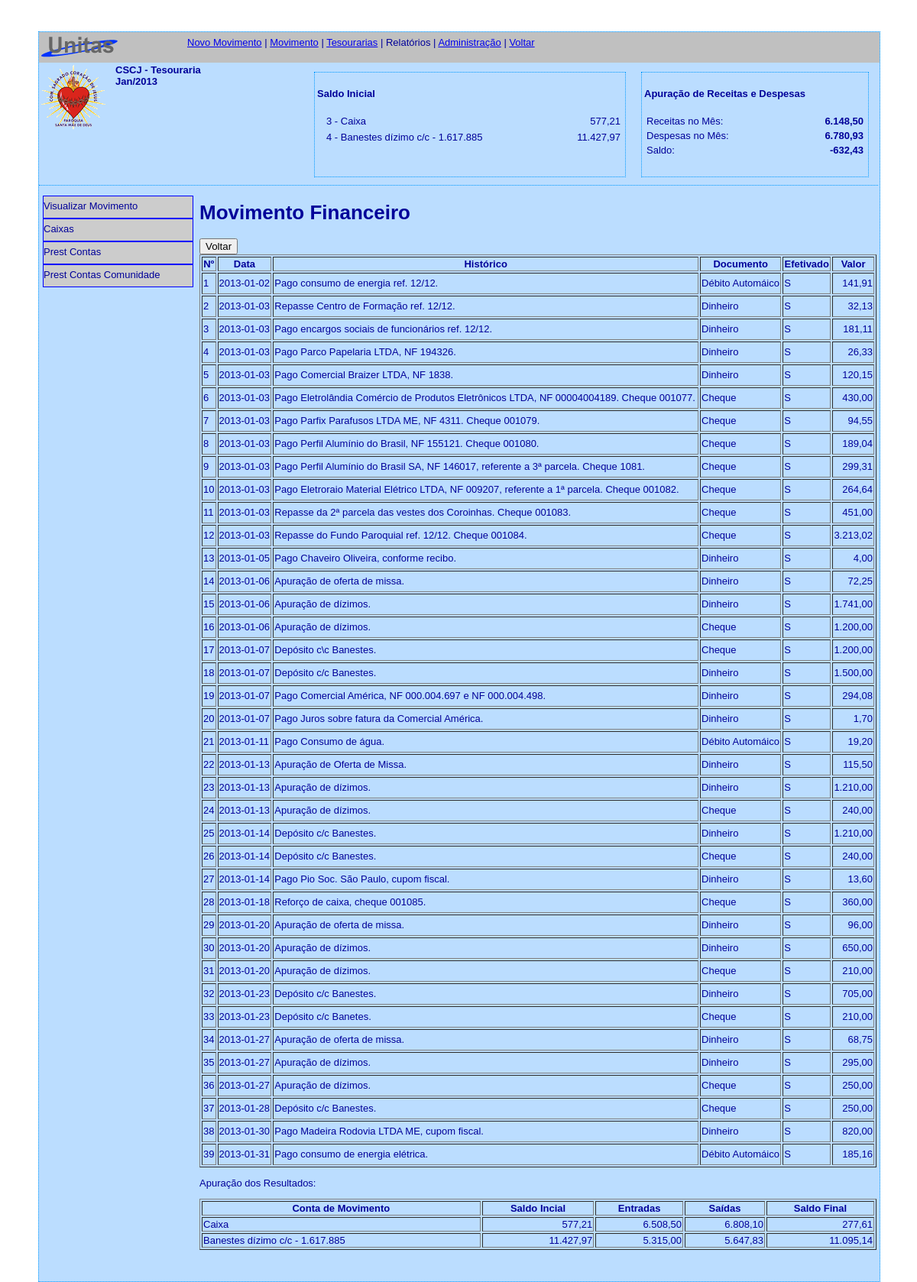
The page /administracao/plus/tesouraria/frm_tesouraria.php?area=visu_movimento&movimento=72 on the database its author committed.
### tables this page shows
CREATE TABLE IF NOT EXISTS `unts_movimento` (
  `movim_id` smallint(6) NOT NULL AUTO_INCREMENT,
  `tesra_id` smallint(6) NOT NULL,
  `perio_id` smallint(6) NOT NULL,
  `movim_data_ini` date NOT NULL,
  `movim_data_fim` date NOT NULL,
  `movim_ativo` char(1) NOT NULL,
  PRIMARY KEY (`movim_id`),
  UNIQUE KEY `unique_tesra_periodo` (`tesra_id`,`perio_id`),
  KEY `tesra_id` (`tesra_id`),
  KEY `perio_id` (`perio_id`)
);

CREATE TABLE IF NOT EXISTS `unts_tesouraria` (
  `tesra_id` smallint(6) NOT NULL AUTO_INCREMENT,
  `tesra_descricao` varchar(255) NOT NULL,
  `comun_id` smallint(6) NOT NULL,
  `tesra_ativo` char(1) NOT NULL DEFAULT 'S',
  PRIMARY KEY (`tesra_id`),
  KEY `comun_id` (`comun_id`)
);

CREATE TABLE IF NOT EXISTS `unts_saldo_ini` (
  `saldo_id` smallint(6) NOT NULL AUTO_INCREMENT,
  `movim_id` smallint(6) NOT NULL,
  `conta_id` smallint(6) NOT NULL,
  `saldo_valor` double NOT NULL,
  `saldo_ativo` char(1) NOT NULL,
  PRIMARY KEY (`saldo_id`),
  UNIQUE KEY `unq_mov_cta` (`movim_id`,`conta_id`),
  KEY `movim_id` (`movim_id`),
  KEY `conta_id` (`conta_id`)
);

CREATE TABLE IF NOT EXISTS `unts_contas` (
  `conta_id` smallint(6) NOT NULL AUTO_INCREMENT,
  `conta_tipo` char(1) NOT NULL,
  `conta_descricao` varchar(255) NOT NULL,
  `conta_visibilidade` smallint(6) NOT NULL DEFAULT '0',
  `conta_ativa` char(1) NOT NULL,
  PRIMARY KEY (`conta_id`)
);

CREATE TABLE IF NOT EXISTS `unts_item_mov` (
  `item_id` smallint(6) NOT NULL AUTO_INCREMENT,
  `movim_id` smallint(6) NOT NULL,
  `item_data` date NOT NULL,
  `conta_id_e` smallint(6) NOT NULL,
  `conta_id_s` smallint(6) NOT NULL,
  `item_historico` mediumtext NOT NULL,
  `item_documento` varchar(255) NOT NULL,
  `item_valor` double NOT NULL,
  `item_efetivado` char(1) NOT NULL,
  `item_ativo` char(1) NOT NULL,
  PRIMARY KEY (`item_id`),
  KEY `movim_id` (`movim_id`)
);

### includes/common/KT_functions.inc.php (called while the page is built, shortened)
<?php
function KT_convertDateCall($date, $toScreen = '') {
	if (!preg_match('/^([\d-\/\[\]\(\)\s\*\|\+\.:=,]|a|p|am|pm)+$/i', $date)) {
		return $date;
	}
	$date = str_replace('1900-01-01 ', '', $date);
	$date = KT_convertDate($date, $from, $to);
	return $date;
}
function KT_formatDate($date) {
	return KT_convertDateCall($date, 'toscreen');
}
?>

### administracao/plus/tesouraria/frm_visualizar_movimento.php (the view, shortened to what this page needs)
<?php require_once('../../../Connections/unitas.php'); ?>
<?php
	function calcula_entradas ($conta, $tipo, $movim)
	{
		if ($tipo == 'o') {$cta = 'conta_id_s';$nome = 'saida';}elseif($tipo == 'd'){$cta = 'conta_id_e';$nome='entrada';}
		$query_rs_calculo = 'SELECT SUM(item_valor) AS '.$nome.' FROM unts_item_mov WHERE '. $cta. '='. $conta.' AND movim_id='.$movim;
		$rs_calculo = mysql_query($query_rs_calculo);
		$row_rs_calculo = mysql_fetch_assoc($rs_calculo);
		if ($tipo == 'o') {return $row_rs_calculo['saida'];} elseif($tipo == 'd'){return $row_rs_calculo['entrada'];}
	}
?>
<?php
$nro_movimento_rs_itens = "-1";
if (isset($_GET['movimento'])) {
  $nro_movimento_rs_itens = $_GET['movimento'];
}
$query_rs_itens = sprintf("SELECT   unts_item_mov.*,   unts_movimento.tesra_id FROM   unts_item_mov INNER JOIN unts_movimento ON unts_movimento.movim_id = unts_item_mov.movim_id WHERE unts_item_mov.movim_id = %s AND unts_item_mov.item_ativo = 'S' ORDER BY unts_item_mov.item_data", GetSQLValueString($nro_movimento_rs_itens, "int"));
$rs_itens = mysql_query($query_rs_itens, $unitas) or die(mysql_error());
$row_rs_itens = mysql_fetch_assoc($rs_itens);
$movim_rs_saldoinicial = "-1";
if (isset($_GET['movimento'])) {
  $movim_rs_saldoinicial = $_GET['movimento'];
}
$query_rs_saldoinicial = sprintf("SELECT unts_saldo_ini . * , unts_contas . * FROM unts_saldo_ini LEFT JOIN unts_contas ON unts_contas.conta_id = unts_saldo_ini.conta_id WHERE unts_saldo_ini.movim_id = %s", GetSQLValueString($movim_rs_saldoinicial, "int"));
$rs_saldoinicial = mysql_query($query_rs_saldoinicial, $unitas) or die(mysql_error());
$row_rs_saldoinicial = mysql_fetch_assoc($rs_saldoinicial);
?>
<!DOCTYPE html PUBLIC "-//W3C//DTD XHTML 1.0 Transitional//EN" "http://www.w3.org/TR/xhtml1/DTD/xhtml1-transitional.dtd">
<html xmlns="http://www.w3.org/1999/xhtml">
<head>
</head>
<body>
<h1>Movimento Financeiro</h1>
<form id="form1" name="form1" method="post" action="/unitas/administracao/plus/tesouraria/frm_tesouraria.php?movimento=<?php echo $_GET['movimento']; ?>">
    <label>
      <input type="submit" name="voltar" id="voltar" value="Voltar" />
    </label>
</form>
<table width="100%" border="1">
  <tr>
    <td align="center"><strong>N&ordm;</strong></td>
    <td align="center"><strong>Data</strong></td>
    <td align="center"><strong>Hist&oacute;rico</strong></td>
    <td align="center"><strong>Documento</strong></td>
    <td align="center"><strong>Efetivado</strong></td>
    <td align="center"><strong>Valor</strong></td>
  </tr>
  <?php do { ?>
    <tr>
      <td height="24"><?php $cont = $cont + 1; echo $cont;?></td>
      <td><?php echo KT_FormatDate($row_rs_itens['item_data']); ?></td>
      <td><?php echo $row_rs_itens['item_historico']; ?></td>
      <td><?php echo $row_rs_itens['item_documento']; ?></td>
      <td><?php echo $row_rs_itens['item_efetivado']; ?></td>
      <td align="right"><?php echo number_format($row_rs_itens['item_valor'],2,",","."); ?></td>
    </tr>
    <?php } while ($row_rs_itens = mysql_fetch_assoc($rs_itens)); ?>
</table>
<p>Apura&ccedil;&atilde;o dos Resultados:</p>
<table width="100%" border="1">
  <tr>
    <td align="center"><strong>Conta de Movimento</strong></td>
    <td align="center"><strong>Saldo Incial</strong></td>
    <td align="center"><strong>Entradas</strong></td>
    <td align="center"><strong>Sa&iacute;das</strong></td>
    <td align="center"><strong>Saldo Final</strong></td>
  </tr>
  <?php do { ?>
    <tr>
      <td><?php echo $row_rs_saldoinicial['conta_descricao']; ?></td>
      <td align="right"><?php $saldo_inicial = $row_rs_saldoinicial['saldo_valor']; echo number_format($saldo_inicial,2,",",".");?></td>
      <td align="right"><?php $total_entradas = calcula_entradas ($row_rs_saldoinicial['conta_id'], 'o',$row_rs_saldoinicial['movim_id']); echo number_format($total_entradas,2,",",".");?></td>
      <td align="right"><?php $total_saidas = calcula_entradas($row_rs_saldoinicial['conta_id'], 'd',$row_rs_saldoinicial['movim_id']); echo number_format($total_saidas,2,",",".");?></td>
      <td align="right"><?php $valor_final = (($saldo_inicial + $total_entradas)- $total_saidas); echo number_format($valor_final,2,",",".");?></td>
    </tr>
    <?php } while ($row_rs_saldoinicial = mysql_fetch_assoc($rs_saldoinicial)); ?>
</table>
<p>&nbsp;</p>
</body>
</html>

### administracao/plus/tesouraria/frm_tesouraria.php (shortened to what this page needs)
<?php require_once('../../../Connections/unitas.php'); ?>
<?php
if (!function_exists("GetSQLValueString")) {
function GetSQLValueString($theValue, $theType, $theDefinedValue = "", $theNotDefinedValue = "")
{
  $theValue = function_exists("mysql_real_escape_string") ? mysql_real_escape_string($theValue) : mysql_escape_string($theValue);
  switch ($theType) {
    case "long":
    case "int":
      $theValue = ($theValue != "") ? intval($theValue) : "NULL";
      break;
  }
  return $theValue;
}
}
$mov_rs_movimento = "-1";
if (isset($_GET['movimento'])) {
  $mov_rs_movimento = $_GET['movimento'];
}
$query_rs_movimento = sprintf("SELECT CONCAT(unts_periodo.perio_mes,'/',unts_periodo.perio_ano) AS mov_perio,    unts_movimento.*,    unts_tesouraria.* FROM unts_movimento INNER JOIN unts_tesouraria ON unts_tesouraria.tesra_id = unts_movimento.tesra_id INNER JOIN unts_periodo ON unts_periodo.perio_id = unts_movimento.perio_id WHERE unts_movimento.movim_ativo = 'S' AND    unts_movimento.movim_id = %s", GetSQLValueString($mov_rs_movimento, "int"));
$rs_movimento = mysql_query($query_rs_movimento, $unitas) or die(mysql_error());
$row_rs_movimento = mysql_fetch_assoc($rs_movimento);
$movim_rs_saldoinicial = "-1";
if (isset($_GET['movimento'])) {
  $movim_rs_saldoinicial = $_GET['movimento'];
}
$query_rs_saldoinicial = sprintf("SELECT unts_saldo_ini . * , unts_contas . * FROM unts_saldo_ini LEFT JOIN unts_contas ON unts_contas.conta_id = unts_saldo_ini.conta_id WHERE unts_saldo_ini.movim_id = %s", GetSQLValueString($movim_rs_saldoinicial, "int"));
$rs_saldoinicial = mysql_query($query_rs_saldoinicial, $unitas) or die(mysql_error());
$row_rs_saldoinicial = mysql_fetch_assoc($rs_saldoinicial);
$moviment_rs_tot_receitas = "-1";
if (isset($_GET['movimento'])) {
  $moviment_rs_tot_receitas = $_GET['movimento'];
}
$query_rs_tot_receitas = sprintf("SELECT SUM( item_valor ) AS total_receitas FROM unts_item_mov INNER JOIN unts_contas ON unts_contas.conta_id = unts_item_mov.conta_id_e WHERE movim_id =%s AND conta_tipo = 'R'", GetSQLValueString($moviment_rs_tot_receitas, "int"));
$rs_tot_receitas = mysql_query($query_rs_tot_receitas, $unitas) or die(mysql_error());
$row_rs_tot_receitas = mysql_fetch_assoc($rs_tot_receitas);
$movimen_rs_tot_despesas = "-1";
if (isset($_GET['movimento'])) {
  $movimen_rs_tot_despesas = $_GET['movimento'];
}
$query_rs_tot_despesas = sprintf("SELECT SUM( item_valor ) AS total_despesas FROM unts_item_mov INNER JOIN unts_contas ON unts_contas.conta_id = unts_item_mov.conta_id_s WHERE movim_id = %s AND conta_tipo = 'D'", GetSQLValueString($movimen_rs_tot_despesas, "int"));
$rs_tot_despesas = mysql_query($query_rs_tot_despesas, $unitas) or die(mysql_error());
$row_rs_tot_despesas = mysql_fetch_assoc($rs_tot_despesas);
?>
<!DOCTYPE html PUBLIC "-//W3C//DTD XHTML 1.0 Transitional//EN" "http://www.w3.org/TR/xhtml1/DTD/xhtml1-transitional.dtd">
<html xmlns="http://www.w3.org/1999/xhtml">
<head>
<link rel="stylesheet" href="/unitas/css/unitas.css" type="text/css" />
</head>
<body>
<p align="right">&nbsp;</p>
<div id="geral">
  <div id="ferramentas">
      <div id="logo_unitas">
        </div>
        <div id="top_menu">
                <a href="#">Novo Movimento</a> |
                <a href="/unitas/administracao/plus/tesouraria/frm_seleciona_movimento.php?tesouraria=<?php echo $row_rs_movimento['tesra_id']; ?>">Movimento</a> |
                <a href="/unitas/administracao/plus/tesouraria/frm_seleciona_tesouraria.php">Tesourarias</a> |
                Relatórios | <a href="#">Administra&ccedil;&atilde;o</a> |
        <a href="../index.php">Voltar</a></div>
    </div>
    <div id="tesouraria">
        <div id="logo_comunidade">
            <form id="form1" name="form1" method="post" action="">
              <label>
                <input type="image" name="cscj_logo" id="cscj_logo" src="/unitas/images/scj_logo.png" />
              </label>
            </form>
        </div>
        <div id="dados_comunidade">
            <strong>
                <?php echo $row_rs_movimento['tesra_descricao']; ?><br />
                <?php echo $row_rs_movimento['mov_perio']; ?>
            </strong>
        </div>
      <div id="saldo_ini">
            <h4>Saldo Inicial</h4>
             <?php do { ?>
              <table width="100%">
                <tr>
                  <td width="5"></td>
                  <td><?php echo $row_rs_saldoinicial['conta_id']; ?> - <?php echo $row_rs_saldoinicial['conta_descricao']; ?></td>
                  <td align="right"><?php echo number_format($row_rs_saldoinicial['saldo_valor'],2,",","."); ?></td>
                </tr>
             </table>
              <?php } while ($row_rs_saldoinicial = mysql_fetch_assoc($rs_saldoinicial)); ?>
        </div>
        <div = id="balanco">
        <h4>Apura&ccedil;&atilde;o de Receitas e Despesas</h4>
            <table width="100%">
                <tr>
                  <td>Receitas no M&ecirc;s:</td>
                  <td align="right"><strong><?php echo number_format($row_rs_tot_receitas['total_receitas'],2,",","."); ?></strong></td>
                </tr>
                <tr>
                  <td>Despesas no M&ecirc;s:</td>
                  <td align="right"><strong><?php echo number_format($row_rs_tot_despesas['total_despesas'],2,",","."); ?></strong></td>
                </tr>
                <tr>
                  <td>Saldo:</td>
                  <td align="right"><strong><?php echo number_format(($row_rs_tot_receitas['total_receitas'] - $row_rs_tot_despesas['total_despesas']),2,",",".")?></strong></td>
                </tr>
            </table>
    	</div>
	</div>
    <div id="menu_lateral">
    	<ul>
        <li><a href="?area=visu_movimento&movimento=<?php echo $row_rs_movimento['movim_id']; ?>">Visualizar Movimento</a></li><br />
        <li><a href="?area=rela_caixas&tesouraria=<?php echo $row_rs_movimento['tesra_id']; ?>&amp;movimento=<?php echo $row_rs_movimento['movim_id']; ?>">Caixas</a></li>
        <br />
        <li><a href="?area=pres_contas&movimento=<?php echo $_GET['movimento']; ?>&amp;tesouraria=<?php echo $row_rs_movimento['tesra_id']; ?>">Prest Contas </a></li>
        <br />
        <li><a href="?area=pres_contas_simplificada&tesouraria=<?php echo $row_rs_movimento['tesra_id']; ?>&amp;movimento=<?php echo $_GET['movimento']; ?>">Prest Contas Comunidade</a></li>
        </ul>
    </div>
    <div id="conteudo">
                <?php
                    $area = @$_GET["area"];
                    switch ($area)
                    {
                        case "visu_movimento":
                            include "frm_visualizar_movimento.php";
                            break;
                    }
                ?>
    </div>
</div>
</body>
</html>

### css/unitas.css (style rules this page uses)
html { font-family:Verdana, Geneva, sans-serif; font-size:13px; background:#FFF; color:#009; }
body { margin:0 auto; padding:0; width:1100px; text-align:center; }
#geral { width: 1100px; float:left; background:#BBDDFF; text-align:justify; border:1px dotted #09F; }
#ferramentas { width: 1100px; height:40px; float: none; background:#C0C0C0; }
#logo_unitas { float: left; width: 110px; height: 40px; background:url(/unitas/images/unitas_logo.png) no-repeat; }
#top_menu { padding: 6px 6px 6px 6px; width: 900px; height:30px; float:right; }
#tesouraria { width: 1098px; min-height: 160px; float: none; border-bottom:1px dotted #09F; background:#BDF; margin:0 0 3px 0; }
#logo_comunidade { width: 100px; float: left; }
#dados_comunidade { width: 250px; float: left; }
#saldo_ini { margin: 10px 10px 10px 10px; padding: 3px 3px 3px 3px; height: 130px; float:left; width: 400px; border: 1px dotted #09F; }
#balanco { margin:10px 10px 10px 10px; padding: 3px 3px 3px 3px; float: left; width: 290px; height: 130px; border: 1px dotted #09F; }
#menu_lateral { width:210px; float:left; text-align:left; }
#menu_lateral ul { width:200px; margin: 10px 0 0 05px; padding:0; list-style-type: none; }
#menu_lateral ul li { display:inline-table; border:1px solid blue; width:195px; background:#ccc; }
#menu_lateral ul li a { color:#009; text-decoration:none; margin:0 0 03px 0; padding:0; line-height:25px; width:195px; float:left; }
#conteudo { width: 886px; float:left; background:#BBDDFF; }

### rows shown on the page
unts_movimento: tesra.tesra_descricao "CSCJ - Tesouraria"
unts_saldo_ini: conta.conta_id "3", conta.conta_descricao "Caixa", saldo_valor "577,21", total_entradas "6.508,50", total_saidas "6.808,10", valor_final "277,61"
unts_saldo_ini: conta.conta_id "4", conta.conta_descricao "Banestes dízimo c/c - 1.617.885", saldo_valor "11.427,97", total_entradas "5.315,00", total_saidas "5.647,83", valor_final "11.095,14"
unts_item_mov: item_data "2013-01-02", item_historico "Pago consumo de energia ref. 12/12.", item_documento "Débito Automáico", item_efetivado "S", item_valor "141,91"
unts_item_mov: item_data "2013-01-03", item_historico "Repasse Centro de Formação ref. 12/12.", item_documento "Dinheiro", item_efetivado "S", item_valor "32,13"
unts_item_mov: item_data "2013-01-03", item_historico "Pago encargos sociais de funcionários ref. 12/12.", item_documento "Dinheiro", item_efetivado "S", item_valor "181,11"
unts_item_mov: item_data "2013-01-03", item_historico "Pago Parco Papelaria LTDA, NF 194326.", item_documento "Dinheiro", item_efetivado "S", item_valor "26,33"
unts_item_mov: item_data "2013-01-03", item_historico "Pago Comercial Braizer LTDA, NF 1838.", item_documento "Dinheiro", item_efetivado "S", item_valor "120,15"
unts_item_mov: item_data "2013-01-03", item_historico "Pago Eletrolândia Comércio de Produtos Eletrônicos LTDA, NF 00004004189. Cheque 001077.", item_documento "Cheque", item_efetivado "S", item_valor "430,00"
unts_item_mov: item_data "2013-01-03", item_historico "Pago Parfix Parafusos LTDA ME, NF 4311. Cheque 001079.", item_documento "Cheque", item_efetivado "S", item_valor "94,55"
unts_item_mov: item_data "2013-01-03", item_historico "Pago Perfil Alumínio do Brasil, NF 155121. Cheque 001080.", item_documento "Cheque", item_efetivado "S", item_valor "189,04"
unts_item_mov: item_data "2013-01-03", item_historico "Pago Perfil Alumínio do Brasil SA, NF 146017, referente a 3ª parcela. Cheque 1081.", item_documento "Cheque", item_efetivado "S", item_valor "299,31"
unts_item_mov: item_data "2013-01-03", item_historico "Pago Eletroraio Material Elétrico LTDA, NF 009207, referente a 1ª parcela. Cheque 001082.", item_documento "Cheque", item_efetivado "S", item_valor "264,64"
unts_item_mov: item_data "2013-01-03", item_historico "Repasse da 2ª parcela das vestes dos Coroinhas. Cheque 001083.", item_documento "Cheque", item_efetivado "S", item_valor "451,00"
unts_item_mov: item_data "2013-01-03", item_historico "Repasse do Fundo Paroquial ref. 12/12. Cheque 001084.", item_documento "Cheque", item_efetivado "S", item_valor "3.213,02"
unts_item_mov: item_data "2013-01-05", item_historico "Pago Chaveiro Oliveira, conforme recibo.", item_documento "Dinheiro", item_efetivado "S", item_valor "4,00"
unts_item_mov: item_data "2013-01-06", item_historico "Apuração de oferta de missa.", item_documento "Dinheiro", item_efetivado "S", item_valor "72,25"
unts_item_mov: item_data "2013-01-06", item_historico "Apuração de dízimos.", item_documento "Dinheiro", item_efetivado "S", item_valor "1.741,00"
unts_item_mov: item_data "2013-01-06", item_historico "Apuração de dízimos.", item_documento "Cheque", item_efetivado "S", item_valor "1.200,00"
unts_item_mov: item_data "2013-01-07", item_historico "Depósito c\\c Banestes.", item_documento "Cheque", item_efetivado "S", item_valor "1.200,00"
unts_item_mov: item_data "2013-01-07", item_historico "Depósito c/c Banestes.", item_documento "Dinheiro", item_efetivado "S", item_valor "1.500,00"
unts_item_mov: item_data "2013-01-07", item_historico "Pago Comercial América, NF 000.004.697 e NF 000.004.498.", item_documento "Dinheiro", item_efetivado "S", item_valor "294,08"
unts_item_mov: item_data "2013-01-07", item_historico "Pago Juros sobre fatura da Comercial América.", item_documento "Dinheiro", item_efetivado "S", item_valor "1,70"
unts_item_mov: item_data "2013-01-11", item_historico "Pago Consumo de água.", item_documento "Débito Automáico", item_efetivado "S", item_valor "19,20"
unts_item_mov: item_data "2013-01-13", item_historico "Apuração de Oferta de Missa.", item_documento "Dinheiro", item_efetivado "S", item_valor "115,50"
unts_item_mov: item_data "2013-01-13", item_historico "Apuração de dízimos.", item_documento "Dinheiro", item_efetivado "S", item_valor "1.210,00"
unts_item_mov: item_data "2013-01-13", item_historico "Apuração de dízimos.", item_documento "Cheque", item_efetivado "S", item_valor "240,00"
unts_item_mov: item_data "2013-01-14", item_historico "Depósito c/c Banestes.", item_documento "Dinheiro", item_efetivado "S", item_valor "1.210,00"
unts_item_mov: item_data "2013-01-14", item_historico "Depósito c/c Banestes.", item_documento "Cheque", item_efetivado "S", item_valor "240,00"
unts_item_mov: item_data "2013-01-14", item_historico "Pago Pio Soc. São Paulo, cupom fiscal.", item_documento "Dinheiro", item_efetivado "S", item_valor "13,60"
unts_item_mov: item_data "2013-01-18", item_historico "Reforço de caixa, cheque 001085.", item_documento "Cheque", item_efetivado "S", item_valor "360,00"
unts_item_mov: item_data "2013-01-20", item_historico "Apuração de oferta de missa.", item_documento "Dinheiro", item_efetivado "S", item_valor "96,00"
unts_item_mov: item_data "2013-01-20", item_historico "Apuração de dízimos.", item_documento "Dinheiro", item_efetivado "S", item_valor "650,00"
unts_item_mov: item_data "2013-01-20", item_historico "Apuração de dízimos.", item_documento "Cheque", item_efetivado "S", item_valor "210,00"
unts_item_mov: item_data "2013-01-23", item_historico "Depósito c/c Banestes.", item_documento "Dinheiro", item_efetivado "S", item_valor "705,00"
unts_item_mov: item_data "2013-01-23", item_historico "Depósito c/c Banetes.", item_documento "Cheque", item_efetivado "S", item_valor "210,00"
unts_item_mov: item_data "2013-01-27", item_historico "Apuração de oferta de missa.", item_documento "Dinheiro", item_efetivado "S", item_valor "68,75"
unts_item_mov: item_data "2013-01-27", item_historico "Apuração de dízimos.", item_documento "Dinheiro", item_efetivado "S", item_valor "295,00"
unts_item_mov: item_data "2013-01-27", item_historico "Apuração de dízimos.", item_documento "Cheque", item_efetivado "S", item_valor "250,00"
unts_item_mov: item_data "2013-01-28", item_historico "Depósito c/c Banestes.", item_documento "Cheque", item_efetivado "S", item_valor "250,00"
unts_item_mov: item_data "2013-01-30", item_historico "Pago Madeira Rodovia LTDA ME, cupom fiscal.", item_documento "Dinheiro", item_efetivado "S", item_valor "820,00"
unts_item_mov: item_data "2013-01-31", item_historico "Pago consumo de energia elétrica.", item_documento "Débito Automáico", item_efetivado "S", item_valor "185,16"

### other values the page prints
$row_rs_movimento['mov_perio'] "Jan/2013"
$row_rs_tot_receitas['total_receitas'] "6.148,50"
$row_rs_tot_despesas['total_despesas'] "6.780,93"
